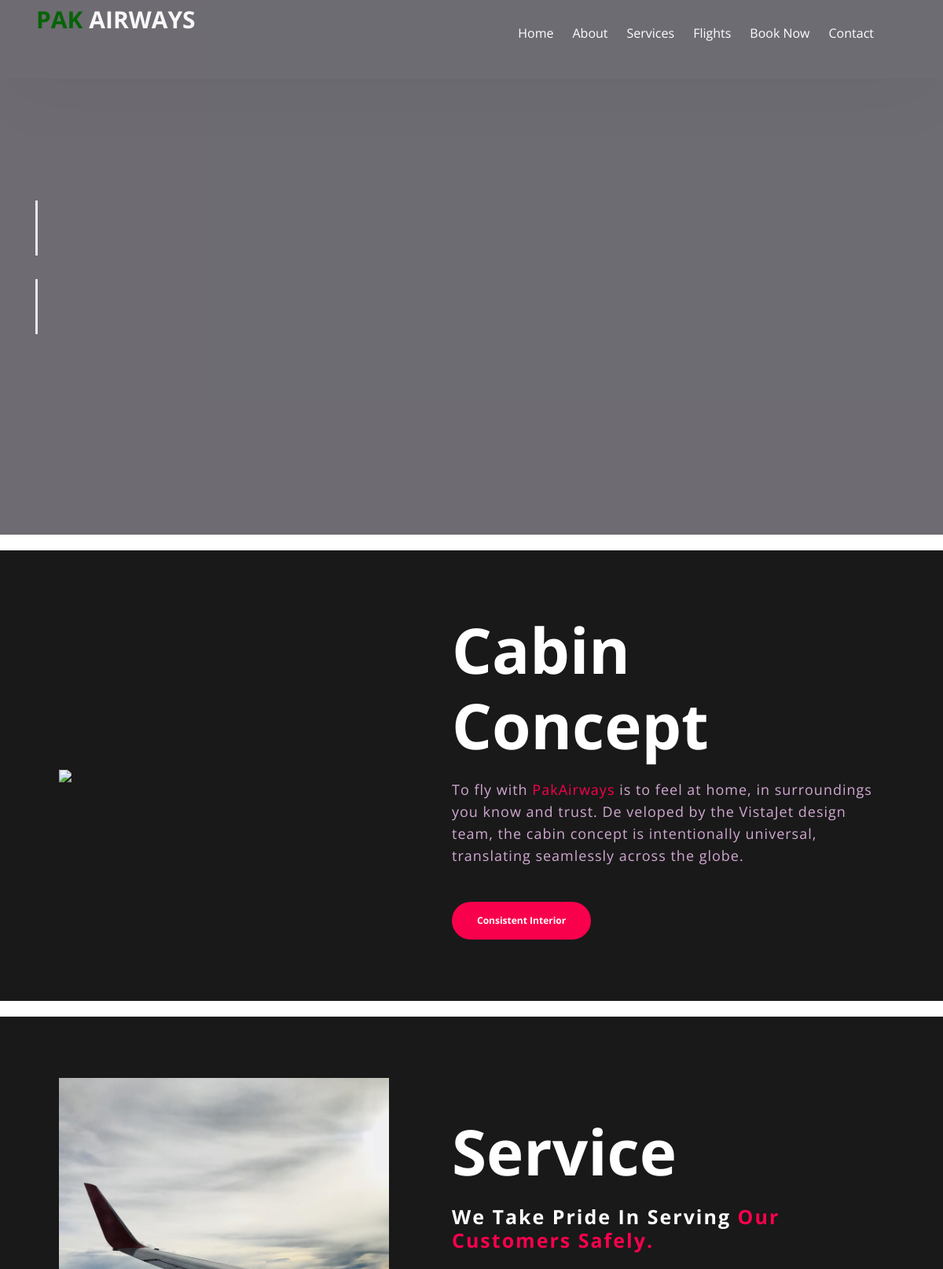
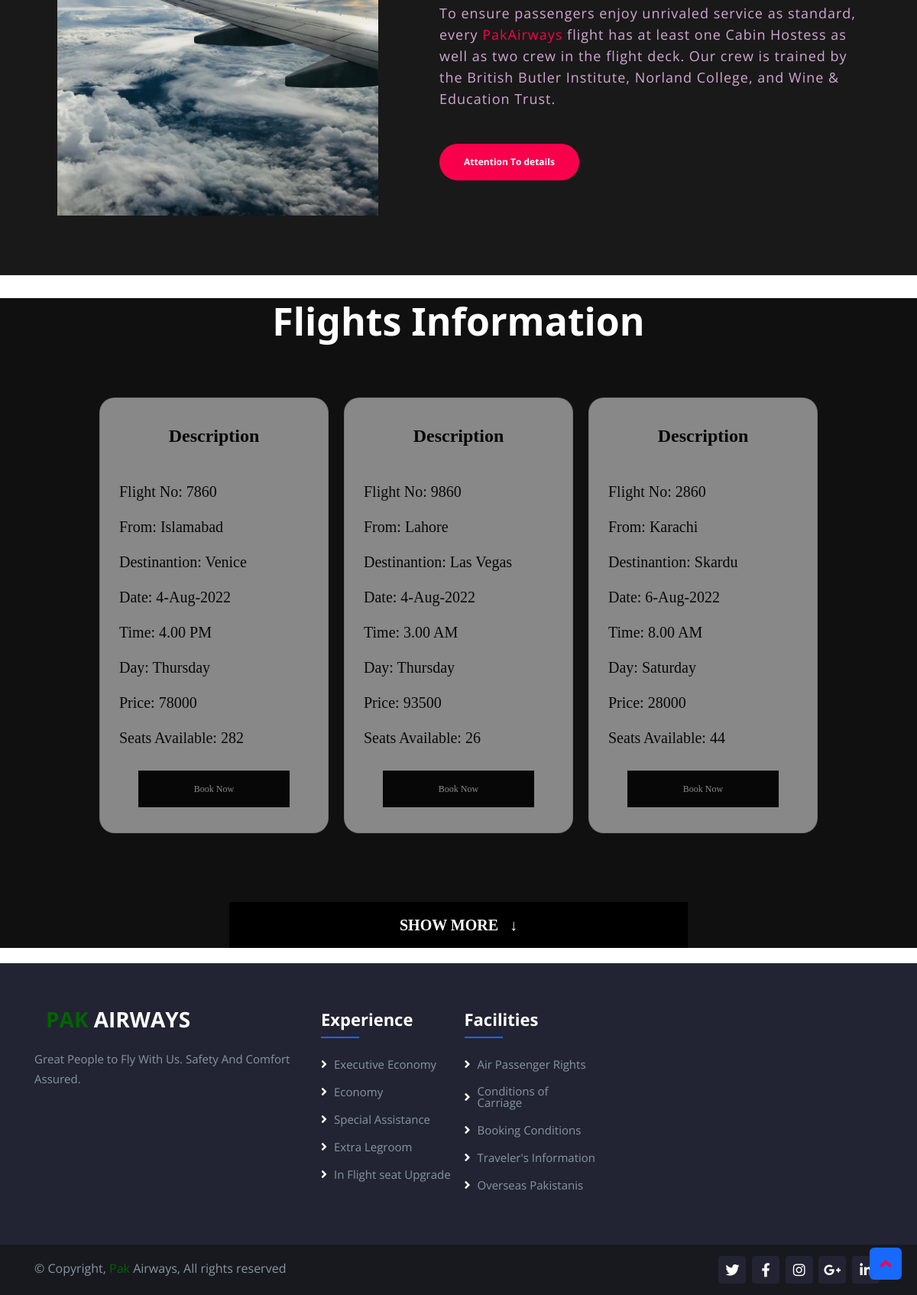
The page / on the database its author committed (2 pictures, top to bottom).
### tables this page shows
CREATE TABLE `flight` (
  `Flight_No` int(255) NOT NULL,
  `FromTo` varchar(255) NOT NULL,
  `Destination` varchar(255) NOT NULL,
  `Seats` varchar(255) NOT NULL,
  `Date` varchar(255) NOT NULL,
  `Time` varchar(255) NOT NULL,
  `Day` varchar(255) NOT NULL,
  `Price` varchar(255) NOT NULL,
  `Id` int(255) NOT NULL
);

### index.php (the view, shortened to what this page needs)
<?php
include('config.php');
?>
<!doctype html>
<html lang="en">
<head>
    <link rel="stylesheet" href="https://maxcdn.bootstrapcdn.com/bootstrap/3.4.1/css/bootstrap.min.css">
    <link rel="stylesheet" href="assets/css/style-starter.css">
</head>
<body>
    <?php include('header.php') ?>
    <section class="about">
        <div class="main">
            <img src="assets/images/cabin.jpg">
            <div class="about-text">
                <h1>Cabin Concept</h1>
                <p>
                To fly with <span>PakAirways</span> is to feel at home, in surroundings you know and trust.
                De veloped by the VistaJet design team, the cabin concept is intentionally universal, translating seamlessly across the globe.
                </p>
                <button type="button">Consistent Interior</button>
            </div>
        </div>
    </section>
    <section class="about">
        <div class="main">
            <img src="assets/images/headerbackground.jpg">
            <div class="about-text">
                <h1>Service</h1>
                <h5>We take pride in serving <span>our customers safely.</span></h5>
                <p>
                To ensure passengers enjoy unrivaled service as standard, every <span>PakAirways</span> flight has at least one Cabin Hostess as well as two crew in the flight deck.
                Our crew is trained by the British Butler Institute, Norland College, and Wine & Education Trust.
                </p>
                <button type="button">Attention To details</button>
            </div>
        </div>
    </section>
     <div style="background: #101010; width:100%">
        <center><h1 class="cards-text">Flights Information</h1></center>
        <section class="myContatiner">
            <?php
                $query = "SELECT * FROM flight";
                $result = mysqli_query($con, $query);
                for($i = 0; $i < 3; $i++){
                    $records = mysqli_fetch_assoc($result);
            ?>
            <div class="card">
                <h2>Description</h2>
                <p>Flight No: <?php echo $records["Flight_No"]; ?></p>
                <p>From: <?php echo $records["FromTo"]; ?></p>
                <p>Destinantion: <?php echo $records["Destination"]; ?></p>
                <p>Date: <?php echo $records["Date"]; ?></p>
                <p>Time: <?php echo $records["Time"]; ?></p>
                <p>Day: <?php echo $records["Day"]; ?></p>
                <p>Price: <?php echo $records["Price"]; ?></p>
                <p>Seats Available: <?php echo $records["Seats"]; ?></p>
                <a href="Booknow.php">Book Now</a>
            </div>
            <?php } ?>
        </section>
        <center><a href="flight.php" class="show">SHOW MORE &nbsp; ↓</a></center>
     </div>
    <?php include('footer.php') ?>
</body>
</html>

### header.php (shortened to what this page needs)
<header id="site-header" class="fixed-top">
       <div class="container">
           <nav class="navbar navbar-expand-lg navbar-light stroke py-lg-0">
               <h1><a class="navbar-brand" href="index.html">
                   <span class="w3yellow" style="color: darkgreen ;">Pak </span>Airways
                   </a></h1>
               <div class="collapse navbar-collapse" id="navbarScroll">
                   <ul class="navbar-nav ms-lg-auto my-2 my-lg-0 navbar-nav-scroll">
                       <li class="nav-item">
                           <a class="nav-link" aria-current="page" href="index.php">Home</a>
                       </li>
                       <li class="nav-item">
                           <a class="nav-link scroll" href="About.php">About</a>
                       </li>
                       <li class="nav-item">
                           <a class="nav-link scroll" href="services.php">Services</a>
                       </li>
                       <li class="nav-item">
                           <a class="nav-link scroll" href="flight.php">Flights</a>
                       </li>
                       <li class="nav-item">
                           <a class="nav-link scroll" href="Booknow.php">Book Now</a>
                       </li>
                       <li class="nav-item me-lg-4">
                           <a class="nav-link scroll" href="Contact.php">Contact</a>
                       </li>
                   </ul>
               </div>
           </nav>
       </div>
   </header>
   <div class="w3l-main-slider position-relative" id="home">
       <div class="w3l-bannerhny-content">
           <video autoplay preload loop muted plays-inline class="back-video">
               <source src="assets/images/video.mp4" type="video/mp4">
           </video>
           <div class="container">
               <div class="w3l-bannerhny-info">
               <h3 class="mb-md-5 mb-4" id="animation1" style="color: white ;">
                       The</h3>
                   <h3 class="mb-md-5 mb-4" id="animation2" style="color: white ;">
                       With Us</h3>
               </div>
           </div>
       </div>
   </div>

### footer.php (shortened to what this page needs)
<footer id="footer" class="wthree-footerhny">
       <div class="footer-top">
           <div class="container">
               <div class="row">
                   <div class="col-lg-4 col-md-6 footer-contact pe-lg-5">
                       <div class="footer-logo mb-3">
                           <a class="navbar-brand" href="index.html"><span class="w3yellow" style="color: darkgreen ;">Pak </span>Airways</a>
                       </div> <br> <br>
                       <p>Great People to Fly With Us. Safety And Comfort Assured.</p>
                   </div>
                   <div class="col-lg-2 col-md-6 footer-links">
                       <h4>Experience </h4>
                       <ul>
                           <li><i class="fas fa-angle-right"></i> <a href="#index">Executive Economy</a></li>
                           <li><i class="fas fa-angle-right"></i> <a href="#us">Economy</a></li>
                           <li><i class="fas fa-angle-right"></i> <a href="#serve">Special Assistance</a></li>
                           <li><i class="fas fa-angle-right"></i> <a href="#terms">Extra Legroom</a></li>
                           <li><i class="fas fa-angle-right"></i> <a href="#privacy">In Flight seat Upgrade</a></li>
                       </ul>
                   </div>
                   <div class="col-lg-2 col-md-6 footer-links">
                       <h4>Facilities</h4>
                       <ul>
                           <li><i class="fas fa-angle-right"></i> <a href="#blogs">Air Passenger Rights</a></li>
                           <li><i class="fas fa-angle-right"></i> <a href="#stats">Conditions of Carriage</a></li>
                           <li><i class="fas fa-angle-right"></i> <a href="#Plans">Booking Conditions</a></li>
                           <li><i class="fas fa-angle-right"></i> <a href="#Deals">Traveler's Information</a></li>
                           <li><i class="fas fa-angle-right"></i> <a href="#Offers">Overseas Pakistanis</a></li>
                       </ul>
                   </div>
               </div>
           </div>
       </div>
       <div class="container d-md-flex py-4">
           <div class="me-md-auto text-center text-md-start">
               <div class="copyright">
                   <p class="copy-footer-29"> &#169 Copyright, <span class="w3yellow" style="color: darkgreen ;">Pak </span>Airways, All rights reserved</p>
               </div>
           </div>
           <div class="social-links text-center text-md-end  pt-md-0">
               <a href="#" class="twitter"><i class="fab fa-twitter"></i></a>
               <a href="#" class="facebook"><i class="fab fa-facebook-f"></i></a>
               <a href="#" class="instagram"><i class="fab fa-instagram"></i></a>
               <a href="#" class="google-plus"><i class="fab fa-google-plus-g"></i></a>
               <a href="#" class="linkedin"><i class="fab fa-linkedin-in"></i></a>
           </div>
       </div>
       <button onclick="topFunction()" id="movetop" title="Go to top" style="display: block;">
           <span class="fa fa-angle-up"></span>
       </button>
   </footer>

### index.php (style rules this page uses)
.about { width: 100%; padding: 78px 0px; background-color: #191919; margin-top: 20px; }
.about img { height: auto; width: 420px; }
.about-text { width: 550px; }
.main { width: 1130px; max-width: 95%; margin: 0 auto; display: flex; align-items: center; justify-content: space-around; }
.about-text h1 { color: white; font-size: 80px; text-transform: capitalize; margin-bottom: 20px; }
.about-text h5 { color: white; font-size: 25px; text-transform: capitalize; margin-bottom: 25px; letter-spacing: 2px; }
span { color: #f9004d; }
.about-text p { color: #fcfc; letter-spacing: 1px; line-height: 28px; font-size: 18px; margin-bottom: 45px; }
button { background: #f9004d; color: white; text-decoration: none; border: 2px solid transparent; font-weight: bold; padding: 13px 30px; border-radius: 30px; transition: .4s; font-size: 12px; }
.cards-text { margin-top: 30px; font-size: 50px; font-weight: 700; font-family: 'Segoe UI', Tahoma, Geneva, Verdana, sans-serif; color: white; }
.myContatiner { display: flex; justify-content: center; background-repeat: no-repeat; }
.card { height: 570px; width: 300px; margin: 10px; border-radius: 20px; opacity: 0.5; }
.card h2 { color: black; padding: 15px 20px; display: block; text-align: center; margin: 20px 50px; text-decoration: none; font-size: 24px; font-family: Cambria, Cochin, Georgia, Times, 'Times New Roman', serif; font-weight: 700; }
.card p { padding: 10px; padding-left: 25px; color: black; font-size: 20px; font-family: Cambria, Cochin, Georgia, Times, 'Times New Roman', serif; font-weight: 500; }
.card a { background-color: black; color: white; padding: 15px 20px; display: block; text-align: center; margin: 20px 50px; text-decoration: none; font-size: 12px; font-family: Cambria, Cochin, Georgia, Times, 'Times New Roman', serif; }
.show { background-color: black; color: white; padding: 15px 20px; display: block; text-align: center; margin: 20px 50px; text-decoration: none; font-size: 20px; font-family: Cambria, Cochin, Georgia, Times, 'Times New Roman', serif; font-weight: 700; width: 50% }

### rows shown on the page
flight: Flight_No "7860", FromTo "Islamabad", Destination "Venice", Date "4-Aug-2022", Time "4.00 PM", Day "Thursday", Price "78000", Seats "282"
flight: Flight_No "9860", FromTo "Lahore", Destination "Las Vegas", Date "4-Aug-2022", Time "3.00 AM", Day "Thursday", Price "93500", Seats "26"
flight: Flight_No "2860", FromTo "Karachi", Destination "Skardu", Date "6-Aug-2022", Time "8.00 AM", Day "Saturday", Price "28000", Seats "44"
